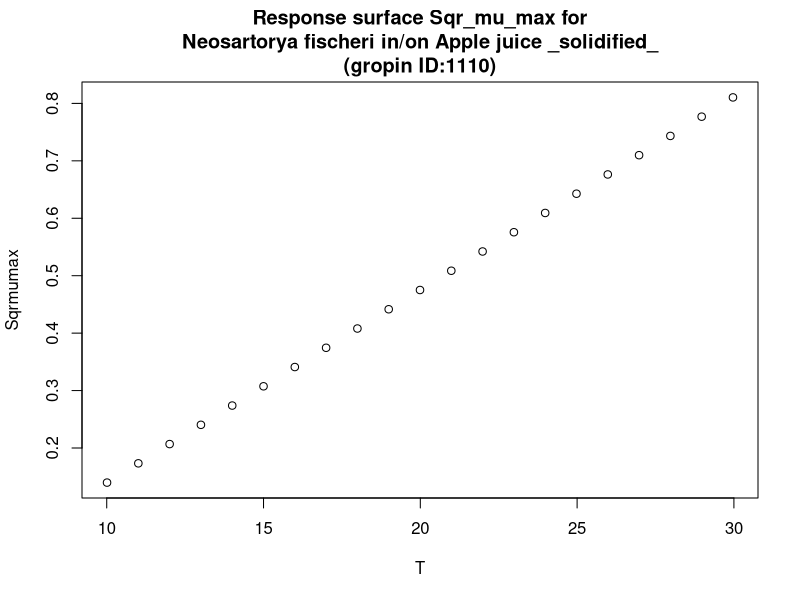

Write R code to recreate this figure.
#############################
# start of Parameter script
#############################
T <- seq(10.01,29.97002997003,length.out=21)
#############################
# end of Parameter script
#############################
############################# 
# start of Model script Gropin ID 1110 
#############################
 
# constant coefficients for this model
 
variables <- data.frame(T)
argumentsPar <- unique.data.frame(expand.grid(variables))
 
# heart of the model
response_surface <- function(T) {
   mumax <-0.0336*(T-5.85)

	return(mumax=mumax)
} 

# output parameters
responseSurface <- cbind(argumentsPar,response_surface(argumentsPar['T']))
colnames(responseSurface) <- c(colnames(argumentsPar),'Sqrmumax')
#############################
# End of Model script
#############################
############################# 
# start of Visualisation script Gropin ID 1110 
#############################
titleText <-'Response surface Sqr_mu_max for
Neosartorya fischeri in/on Apple juice _solidified_
(gropin ID:1110)'
plot(T,responseSurface$'Sqrmumax',xlab='T',
                          ylab='Sqrmumax',main=titleText)
#############################
# End of Visualisation script
#############################
